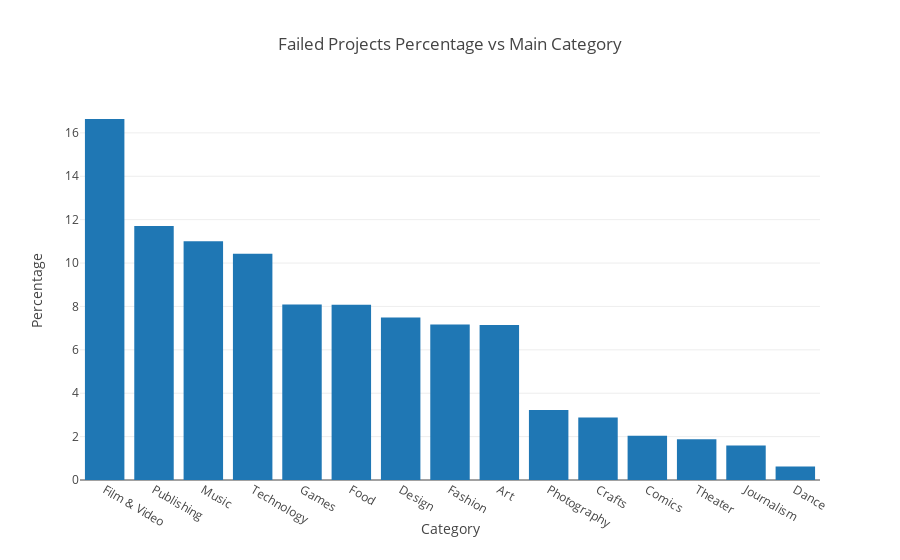

The notebook cell saved with this chart:
### Markdown cell above
As we can see that most projects on kickstarter have failed. Let us see which category has the most failed projects and which category is the most successful one.

### Code cell
failed_categories = df['main_category'][df['state']=='failed']

failed_percentage = round(failed_categories.value_counts()/len(failed_categories) * 100, 2)

data = [go.Bar(x = failed_percentage.index,
             y = failed_percentage.values)]

layout = go.Layout(title = 'Failed Projects Percentage vs Main Category',
                  xaxis = dict(title = 'Category'),
                  yaxis = dict(title = 'Percentage'))

fig = go.Figure(data=data, layout=layout)
iplot(fig)

### Figure 1 — Plotly figure (JSON) as saved in the notebook; plotly's stock layout.template omitted (floating-point values rounded to 4 significant figures)
{"data": [{"type": "bar", "uid": "b575d3f4-a1ce-11e8-b473-e4a471eaec8b", "x": ["Film & Video", "Publishing", "Music", "Technology", "Games", "Food", "Design", "Fashion", "Art", "Photography", "Crafts", "Comics", "Theater", "Journalism", "Dance"], "y": [16.64, 11.71, 11, 10.43, 8.09, 8.08, 7.49, 7.17, 7.15, 3.23, 2.88, 2.04, 1.88, 1.59, 0.62]}], "layout": {"title": "Failed Projects Percentage vs Main Category", "xaxis": {"title": "Category"}, "yaxis": {"title": "Percentage"}}}
